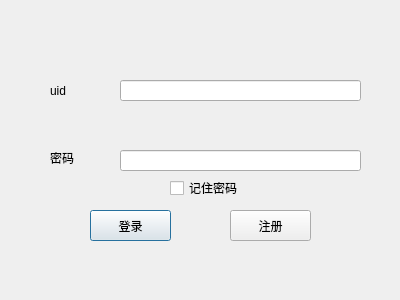
<?xml version="1.0" encoding="UTF-8"?>
<ui version="4.0">
 <class>Dialog</class>
 <widget class="QDialog" name="Dialog">
  <property name="geometry">
   <rect>
    <x>0</x>
    <y>0</y>
    <width>400</width>
    <height>300</height>
   </rect>
  </property>
  <property name="windowTitle">
   <string>Dialog</string>
  </property>
  <widget class="QPushButton" name="pushButton">
   <property name="geometry">
    <rect>
     <x>90</x>
     <y>210</y>
     <width>81</width>
     <height>31</height>
    </rect>
   </property>
   <property name="text">
    <string>登录</string>
   </property>
  </widget>
  <widget class="QPushButton" name="pushButton_2">
   <property name="geometry">
    <rect>
     <x>230</x>
     <y>210</y>
     <width>81</width>
     <height>31</height>
    </rect>
   </property>
   <property name="text">
    <string>注册</string>
   </property>
  </widget>
  <widget class="QLabel" name="label">
   <property name="geometry">
    <rect>
     <x>50</x>
     <y>80</y>
     <width>61</width>
     <height>21</height>
    </rect>
   </property>
   <property name="text">
    <string>uid</string>
   </property>
  </widget>
  <widget class="QLineEdit" name="lineEdit">
   <property name="geometry">
    <rect>
     <x>120</x>
     <y>80</y>
     <width>241</width>
     <height>21</height>
    </rect>
   </property>
  </widget>
  <widget class="QLabel" name="label_2">
   <property name="geometry">
    <rect>
     <x>50</x>
     <y>150</y>
     <width>31</width>
     <height>16</height>
    </rect>
   </property>
   <property name="text">
    <string>密码</string>
   </property>
  </widget>
  <widget class="QLineEdit" name="lineEdit_2">
   <property name="geometry">
    <rect>
     <x>120</x>
     <y>150</y>
     <width>241</width>
     <height>21</height>
    </rect>
   </property>
   <property name="echoMode">
    <enum>QLineEdit::Password</enum>
   </property>
  </widget>
  <widget class="QCheckBox" name="rememberPassword">
   <property name="geometry">
    <rect>
     <x>170</x>
     <y>180</y>
     <width>71</width>
     <height>16</height>
    </rect>
   </property>
   <property name="text">
    <string>记住密码</string>
   </property>
  </widget>
 </widget>
 <layoutdefault spacing="6" margin="11"/>
 <resources/>
 <connections/>
</ui>
